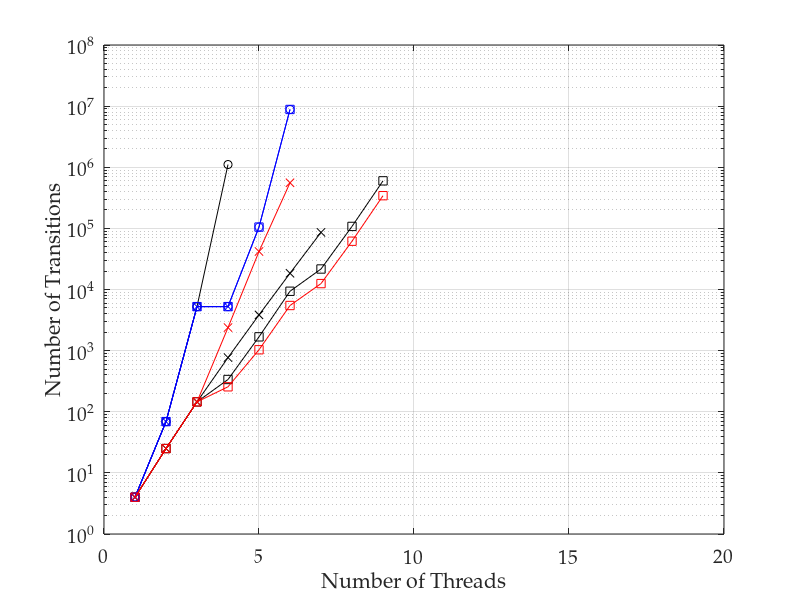

Write the MATLAB code that produced this figure. (Note: this script raises an error after producing the figure.)
%% importing data
transitions = dlmread('t43_tpl3_ops3.csv', ',', 0, 0);
ss = dlmread('ss43_trans.csv', ',', 0, 0);
ssthreads = [1:7];
% convert 0 values to NaNs, as these don't plot
transitions(transitions==0)=nan;
threads = [1:9];

%% plotting lines

semilogy(threads, transitions(:, 1), 'ko-')
hold on
semilogy(ssthreads, ss, 'kx-')
semilogy(threads, transitions(:, 3), 'ks-')
semilogy(threads, transitions(:, 4), 'bo-')
semilogy(threads, transitions(:, 5), 'bx-')
semilogy(threads, transitions(:, 6), 'bs-')
semilogy(threads, transitions(:, 7), 'rx-')
semilogy(threads, transitions(:, 8), 'rs-')
hold off
grid on

%% adding axis labels
ax = gca;
set(ax, 'FontName', 'Palatino Linotype', 'FontSize', 14);
xlabel('Number of Threads');
ylabel('Number of Transitions');
axis([0 20 1 100000000])
ax.YTick = [1 100 10000 1000000 100000000];

%% output pdf file
h = figure(1);
h.Units = 'centimeters'; % set figure position to cm
%h.Position(2) = [h.Position(2)-9]; % set figure position bevore resize
h.Position([3:4]) = [10,7]; % resize figure
Plot2LaTeX( h, 't43_tpl3_ops3' )